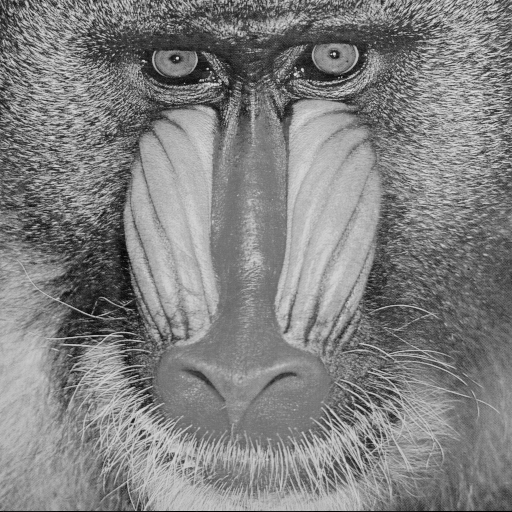
#> input picture Trabalho-0/img/baboon.png, 512 x 512 px, found by its file name; its folder holds only this picture in this run
$ python reflexao.py img/baboon.png
#> lines starting #> are read from the running program, lines starting #| are printed output that depends on the picture
import cv2 as cv
import numpy as np
import sys

imgname = sys.argv[1]
imgpath = "img/" + imgname

try:
    img = cv.imread(imgpath)
#> img is the input picture: shape (512, 512, 3); min 0, max 230, mean 129.1

    newimg = img.copy()

    aux = newimg[0:int(len(newimg)/2)]
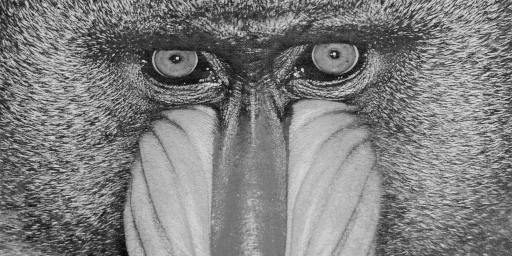
#> aux: shape (256, 512, 3); min 4, max 230, mean 126.8
    aux = np.flip(aux,axis = 0)
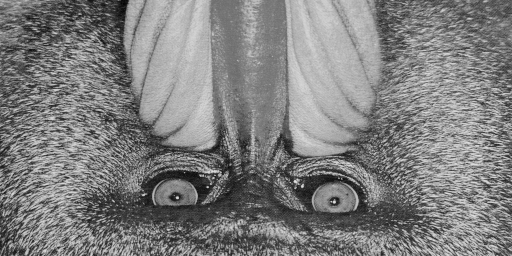
#> aux: shape (256, 512, 3); min 4, max 230, mean 126.8
    newimg[int(len(newimg)/2):int(len(newimg))] = aux.astype(np.uint8)       # Espelha as linhas da parte superior para a parte inferior
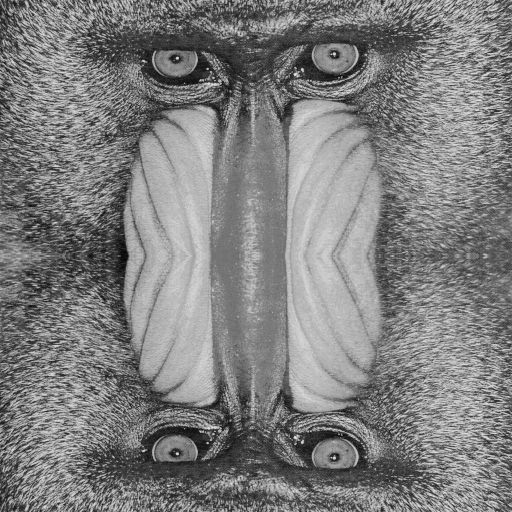
#> newimg: shape (512, 512, 3); min 4, max 230, mean 126.8

    respath = "resultados/espelhadas-centro/espelhada-centro-" + imgname
    cv.imwrite(respath,newimg)

    print("Resultado salvo em:",respath)

    cv.imshow("Original",img)
    cv.imshow("Reflexao no centro",newimg)
    cv.waitKey(0)
    cv.destroyAllWindows()
except:
    print("Imagem " + imgpath + " não encontrada")

$ run again, on Trabalho-0/img/leao.png
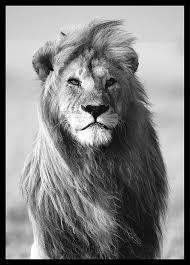
#> input picture Trabalho-0/img/leao.png, 190 x 265 px, found by its file name
#> img is the input picture: shape (265, 190, 3); min 0, max 255, mean 129.9
#> `aux = newimg[0:int(len(newimg)/2)]`:
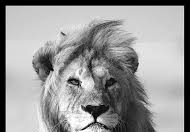
#> aux: shape (132, 190, 3); min 0, max 255, mean 153
#> `aux = np.flip(aux,axis = 0)`:
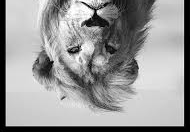
#> aux: shape (132, 190, 3); min 0, max 255, mean 153

$ run again, on Trabalho-0/img/butterfly.png
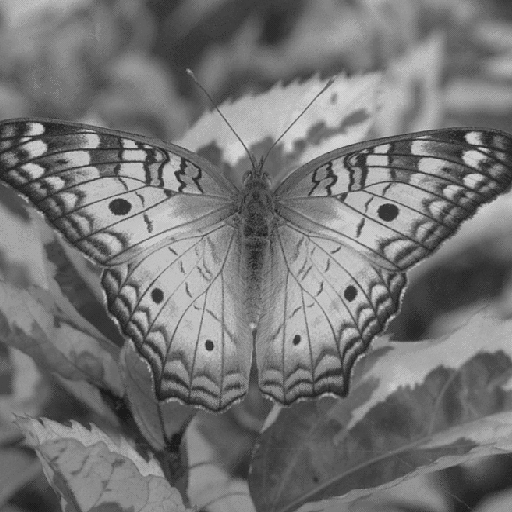
#> input picture Trabalho-0/img/butterfly.png, 512 x 512 px, found by its file name
#> img is the input picture: shape (512, 512, 3); min 27, max 212, mean 116.8
#> `aux = np.flip(aux,axis = 0)`:
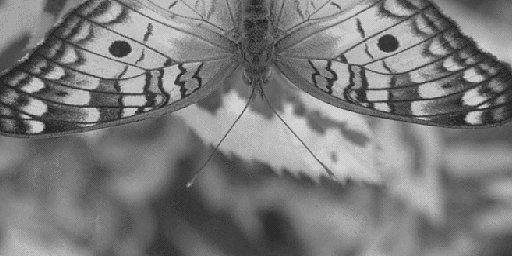
#> aux: shape (256, 512, 3); min 27, max 212, mean 123
#> `newimg[int(len(newimg)/2):int(len(newimg))] = aux.astype(np.uint8)`:
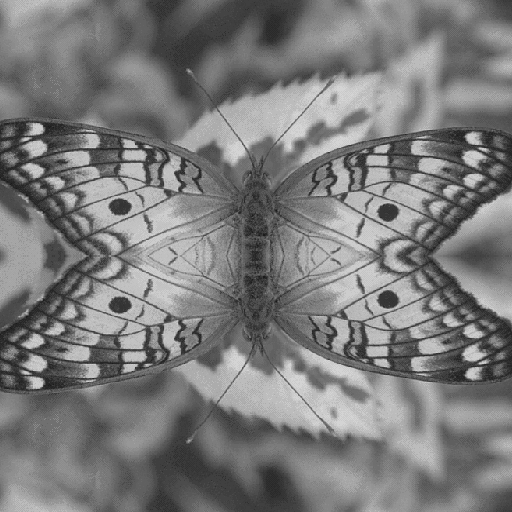
#> newimg: shape (512, 512, 3); min 27, max 212, mean 123

$ run again, on Trabalho-0/img/city.png
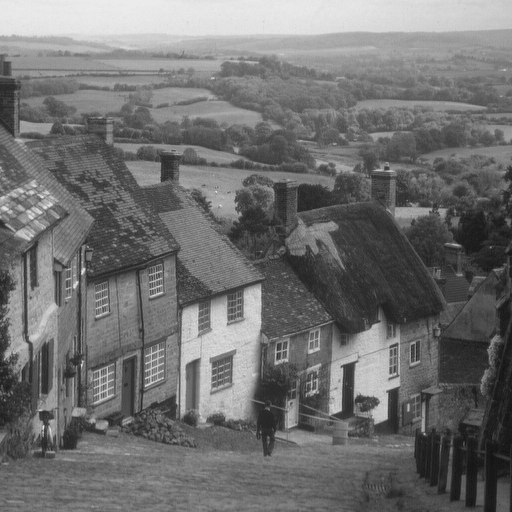
#> input picture Trabalho-0/img/city.png, 512 x 512 px, found by its file name
#> img is the input picture: shape (512, 512, 3); min 16, max 235, mean 112.2
#> `aux = np.flip(aux,axis = 0)`:
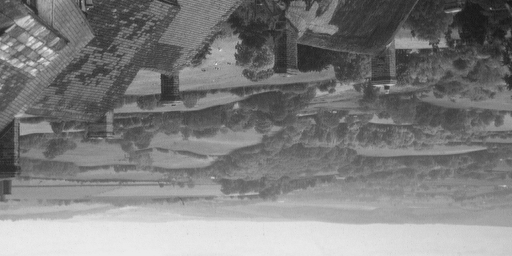
#> aux: shape (256, 512, 3); min 22, max 235, mean 126.4
#> `newimg[int(len(newimg)/2):int(len(newimg))] = aux.astype(np.uint8)`:
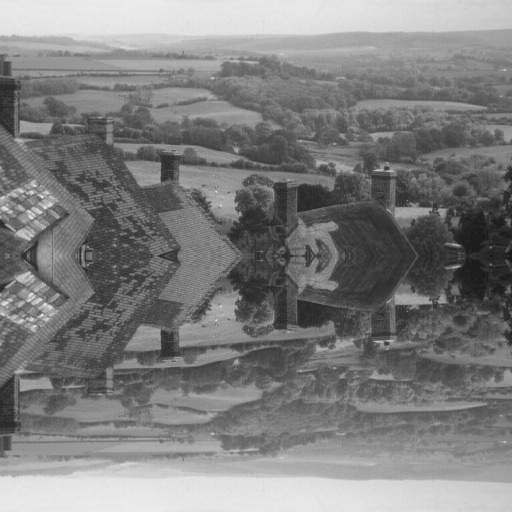
#> newimg: shape (512, 512, 3); min 22, max 235, mean 126.4
